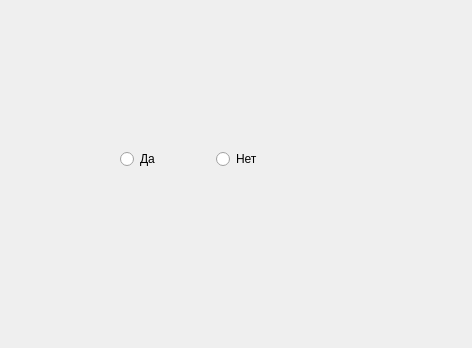
<?xml version="1.0" encoding="UTF-8"?>
<ui version="4.0">
 <class>Dialog</class>
 <widget class="QDialog" name="Dialog">
  <property name="geometry">
   <rect>
    <x>0</x>
    <y>0</y>
    <width>472</width>
    <height>348</height>
   </rect>
  </property>
  <property name="windowTitle">
   <string>Dialog</string>
  </property>
  <widget class="QWidget" name="horizontalLayoutWidget">
   <property name="geometry">
    <rect>
     <x>120</x>
     <y>110</y>
     <width>186</width>
     <height>99</height>
    </rect>
   </property>
   <layout class="QHBoxLayout" name="horizontalLayout">
    <item>
     <widget class="QRadioButton" name="radioButton">
      <property name="text">
       <string>Да</string>
      </property>
     </widget>
    </item>
    <item>
     <widget class="QRadioButton" name="radioButton_2">
      <property name="text">
       <string>Нет</string>
      </property>
     </widget>
    </item>
   </layout>
  </widget>
 </widget>
 <resources/>
 <connections/>
</ui>
